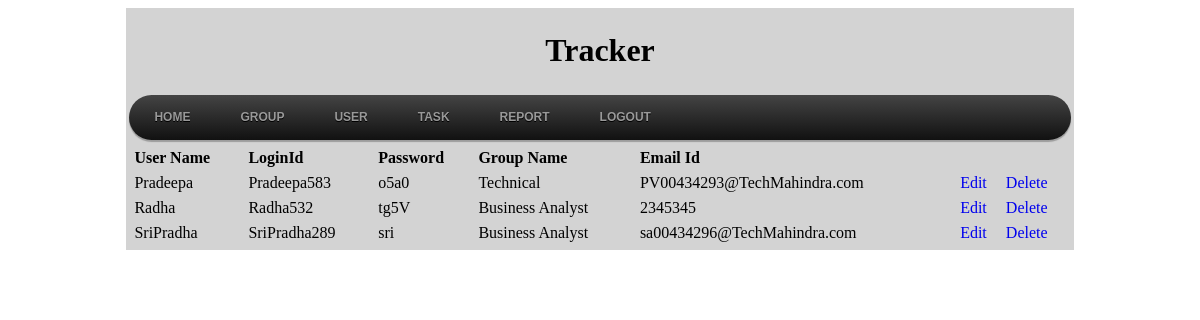
Screenshot of /Tracker/admin/ViewUser.php (signed in) with the database file from the repository.
### tables this page shows
CREATE TABLE IF NOT EXISTS `user_tracker` (
  `UserName` varchar(40) NOT NULL,
  `LoginId` varchar(20) NOT NULL,
  `Password` varchar(20) NOT NULL,
  `GroupName` varchar(20) NOT NULL,
  `emailId` varchar(60) NOT NULL,
  PRIMARY KEY (`LoginId`),
  KEY `GroupName` (`GroupName`)
);

### Tracker/admin/ViewUser.php (the view, shortened to what this page needs)
<?php
include ("header.php");
include("config.php");
$sqlQuery="select * from user_tracker";
$resultQuery=mysqli_query($conn, $sqlQuery);
?>
  	<tr>
    	<td>
    		<table width="100%" border="0" cellspacing="3" cellpadding="2" background="">
              <tr>
                <td class="te"><b>User Name</b></td>
                <td class="te"><b>LoginId </b></td>
                <td class="te"><b>Password </b></td>
                <td class="te"><b>Group Name </b></td>
                <td class="te"><b>Email Id </b></td>
              </tr>
           <?php while($result=mysqli_fetch_array($resultQuery)){?>
               <tr>
                <td class="te"><?php echo $result["UserName"]; ?></td>
                <td class="te"><?php echo $result["LoginId"]; ?></td>
                <td class="te"><?php echo $result["Password"]; ?></td>
                <td class="te"><?php echo $result["GroupName"]; ?></td>
                <td class="te"><?php echo $result["emailId"]; ?></td>
                <td><a href="EditUser.php?editId=<?php echo $result["LoginId"]; ?>" onclick="return confirm('Are you sure you want to make changes to the user?')">Edit</a></td>
             <td><a href="DeleteUser.php?deleteId=<?php echo $result["LoginId"]; ?>" onclick="return confirm('Are you sure you want to delete the user?')">Delete</a></td>
              </tr>
           <?php } ?>
			</table>
		</td>
	</tr>

### Tracker/admin/Css/Styles.css (style rules this page uses)
a { text-decoration:none; }

### rows the page displays
user_tracker: UserName "Pradeepa", LoginId "Pradeepa583", Password "o5a0", GroupName "Technical", emailId "PV00434293@TechMahindra.com"
user_tracker: UserName "Radha", LoginId "Radha532", Password "tg5V", GroupName "Business Analyst", emailId "2345345"
user_tracker: UserName "SriPradha", LoginId "SriPradha289", Password "sri", GroupName "Business Analyst", emailId "sa00434296@TechMahindra.com"
